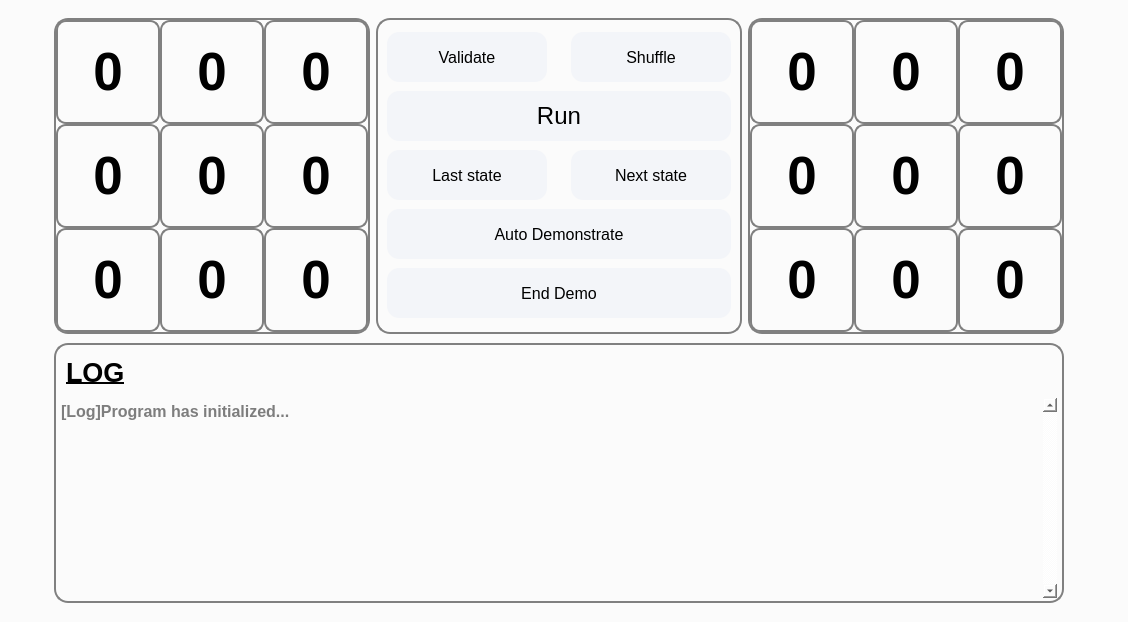
<?xml version="1.0" encoding="UTF-8"?>
<ui version="4.0">
 <class>MainWindow</class>
 <widget class="QMainWindow" name="MainWindow">
  <property name="geometry">
   <rect>
    <x>0</x>
    <y>0</y>
    <width>1128</width>
    <height>622</height>
   </rect>
  </property>
  <property name="maximumSize">
   <size>
    <width>1240</width>
    <height>622</height>
   </size>
  </property>
  <property name="windowTitle">
   <string>MainWindow</string>
  </property>
  <property name="styleSheet">
   <string notr="true">background: rgb(251,251,251)</string>
  </property>
  <widget class="QWidget" name="centralwidget">
   <property name="sizePolicy">
    <sizepolicy hsizetype="Preferred" vsizetype="Preferred">
     <horstretch>0</horstretch>
     <verstretch>0</verstretch>
    </sizepolicy>
   </property>
   <property name="minimumSize">
    <size>
     <width>0</width>
     <height>0</height>
    </size>
   </property>
   <property name="maximumSize">
    <size>
     <width>16777215</width>
     <height>1000</height>
    </size>
   </property>
   <property name="baseSize">
    <size>
     <width>0</width>
     <height>0</height>
    </size>
   </property>
   <property name="styleSheet">
    <string notr="true"/>
   </property>
   <layout class="QGridLayout" name="gridLayout_3">
    <item row="0" column="1">
     <widget class="QFrame" name="verticalFrame_4">
      <property name="minimumSize">
       <size>
        <width>1000</width>
        <height>600</height>
       </size>
      </property>
      <property name="maximumSize">
       <size>
        <width>1020</width>
        <height>16777215</height>
       </size>
      </property>
      <layout class="QVBoxLayout" name="verticalLayout">
       <property name="spacing">
        <number>0</number>
       </property>
       <property name="leftMargin">
        <number>0</number>
       </property>
       <property name="topMargin">
        <number>0</number>
       </property>
       <property name="rightMargin">
        <number>0</number>
       </property>
       <property name="bottomMargin">
        <number>10</number>
       </property>
       <item>
        <widget class="QFrame" name="frame">
         <property name="maximumSize">
          <size>
           <width>1010</width>
           <height>16777215</height>
          </size>
         </property>
         <layout class="QHBoxLayout" name="horizontalLayout_2">
          <property name="leftMargin">
           <number>0</number>
          </property>
          <property name="rightMargin">
           <number>0</number>
          </property>
          <item>
           <widget class="QFrame" name="puzzleStart">
            <property name="styleSheet">
             <string notr="true">QFrame
{
	max-height:312px;
	min-height:312px;
	max-width:312px;
	min-width:312px;
	border: 2px solid gray;
	border-radius:14px
}

QPushButton
{
	max-height:100px;
	min-height:100px;
	max-width:100px;
	min-width:100px;
	border: 2px solid gray;
	border-radius:10px

}</string>
            </property>
            <property name="frameShape">
             <enum>QFrame::StyledPanel</enum>
            </property>
            <property name="frameShadow">
             <enum>QFrame::Raised</enum>
            </property>
            <property name="lineWidth">
             <number>0</number>
            </property>
            <layout class="QGridLayout" name="gridLayout">
             <property name="leftMargin">
              <number>0</number>
             </property>
             <property name="topMargin">
              <number>0</number>
             </property>
             <property name="rightMargin">
              <number>0</number>
             </property>
             <property name="bottomMargin">
              <number>0</number>
             </property>
             <property name="spacing">
              <number>0</number>
             </property>
             <item row="1" column="1">
              <widget class="QBlock" name="block4">
               <property name="font">
                <font>
                 <pointsize>40</pointsize>
                 <bold>true</bold>
                </font>
               </property>
               <property name="cursor">
                <cursorShape>PointingHandCursor</cursorShape>
               </property>
               <property name="text">
                <string>0</string>
               </property>
               <property name="flat">
                <bool>false</bool>
               </property>
              </widget>
             </item>
             <item row="1" column="2">
              <widget class="QBlock" name="block5">
               <property name="font">
                <font>
                 <pointsize>40</pointsize>
                 <bold>true</bold>
                </font>
               </property>
               <property name="cursor">
                <cursorShape>PointingHandCursor</cursorShape>
               </property>
               <property name="text">
                <string>0</string>
               </property>
               <property name="flat">
                <bool>false</bool>
               </property>
              </widget>
             </item>
             <item row="2" column="1">
              <widget class="QBlock" name="block7">
               <property name="font">
                <font>
                 <pointsize>40</pointsize>
                 <bold>true</bold>
                </font>
               </property>
               <property name="cursor">
                <cursorShape>PointingHandCursor</cursorShape>
               </property>
               <property name="text">
                <string>0</string>
               </property>
               <property name="flat">
                <bool>false</bool>
               </property>
              </widget>
             </item>
             <item row="2" column="2">
              <widget class="QBlock" name="block8">
               <property name="font">
                <font>
                 <pointsize>40</pointsize>
                 <bold>true</bold>
                </font>
               </property>
               <property name="cursor">
                <cursorShape>PointingHandCursor</cursorShape>
               </property>
               <property name="text">
                <string>0</string>
               </property>
               <property name="flat">
                <bool>false</bool>
               </property>
              </widget>
             </item>
             <item row="1" column="0">
              <widget class="QBlock" name="block3">
               <property name="font">
                <font>
                 <pointsize>40</pointsize>
                 <bold>true</bold>
                </font>
               </property>
               <property name="cursor">
                <cursorShape>PointingHandCursor</cursorShape>
               </property>
               <property name="text">
                <string>0</string>
               </property>
               <property name="flat">
                <bool>false</bool>
               </property>
              </widget>
             </item>
             <item row="0" column="0">
              <widget class="QBlock" name="block0">
               <property name="font">
                <font>
                 <pointsize>40</pointsize>
                 <bold>true</bold>
                </font>
               </property>
               <property name="cursor">
                <cursorShape>PointingHandCursor</cursorShape>
               </property>
               <property name="text">
                <string>0</string>
               </property>
               <property name="flat">
                <bool>false</bool>
               </property>
              </widget>
             </item>
             <item row="2" column="0">
              <widget class="QBlock" name="block6">
               <property name="font">
                <font>
                 <pointsize>40</pointsize>
                 <bold>true</bold>
                </font>
               </property>
               <property name="cursor">
                <cursorShape>PointingHandCursor</cursorShape>
               </property>
               <property name="text">
                <string>0</string>
               </property>
               <property name="flat">
                <bool>false</bool>
               </property>
              </widget>
             </item>
             <item row="0" column="1">
              <widget class="QBlock" name="block1">
               <property name="font">
                <font>
                 <pointsize>40</pointsize>
                 <bold>true</bold>
                </font>
               </property>
               <property name="cursor">
                <cursorShape>PointingHandCursor</cursorShape>
               </property>
               <property name="text">
                <string>0</string>
               </property>
               <property name="flat">
                <bool>false</bool>
               </property>
              </widget>
             </item>
             <item row="0" column="2">
              <widget class="QBlock" name="block2">
               <property name="font">
                <font>
                 <pointsize>40</pointsize>
                 <bold>true</bold>
                </font>
               </property>
               <property name="cursor">
                <cursorShape>PointingHandCursor</cursorShape>
               </property>
               <property name="text">
                <string>0</string>
               </property>
               <property name="flat">
                <bool>false</bool>
               </property>
              </widget>
             </item>
            </layout>
           </widget>
          </item>
          <item>
           <widget class="QFrame" name="verticalFrame_3">
            <property name="minimumSize">
             <size>
              <width>0</width>
              <height>316</height>
             </size>
            </property>
            <property name="maximumSize">
             <size>
              <width>390</width>
              <height>316</height>
             </size>
            </property>
            <property name="styleSheet">
             <string notr="true">QFrame
{
	border: 2px solid gray;
	border-radius:14px
}</string>
            </property>
            <layout class="QVBoxLayout" name="verticalLayout_3">
             <item>
              <layout class="QHBoxLayout" name="horizontalLayout" stretch="0,0,10">
               <property name="spacing">
                <number>0</number>
               </property>
               <property name="sizeConstraint">
                <enum>QLayout::SetMaximumSize</enum>
               </property>
               <item>
                <widget class="QPushButton" name="btnValidate">
                 <property name="maximumSize">
                  <size>
                   <width>160</width>
                   <height>50</height>
                  </size>
                 </property>
                 <property name="font">
                  <font>
                   <pointsize>12</pointsize>
                  </font>
                 </property>
                 <property name="cursor">
                  <cursorShape>PointingHandCursor</cursorShape>
                 </property>
                 <property name="styleSheet">
                  <string notr="true">QPushButton
{
	border: transparent;
	background-color: rgb(243, 245, 249);
	border-radius: 12px;
	max-width:160;
	min-width:160;
	max-height:50;
	min-height:50;
}
QPushButton:hover
{
	background-color: rgb(230, 230, 230);
}

</string>
                 </property>
                 <property name="text">
                  <string>Validate</string>
                 </property>
                </widget>
               </item>
               <item>
                <spacer name="horizontalSpacer">
                 <property name="orientation">
                  <enum>Qt::Horizontal</enum>
                 </property>
                 <property name="sizeHint" stdset="0">
                  <size>
                   <width>40</width>
                   <height>20</height>
                  </size>
                 </property>
                </spacer>
               </item>
               <item>
                <widget class="QPushButton" name="btnShuffle">
                 <property name="maximumSize">
                  <size>
                   <width>160</width>
                   <height>50</height>
                  </size>
                 </property>
                 <property name="font">
                  <font>
                   <pointsize>12</pointsize>
                   <bold>false</bold>
                  </font>
                 </property>
                 <property name="cursor">
                  <cursorShape>PointingHandCursor</cursorShape>
                 </property>
                 <property name="styleSheet">
                  <string notr="true">QPushButton
{
	border: transparent;
	background-color: rgb(243, 245, 249);
	border-radius: 12px;
	max-width:160;
	min-width:160;
	max-height:50;
	min-height:50;
}
QPushButton:hover
{
	background-color: rgb(230, 230, 230);
}

</string>
                 </property>
                 <property name="text">
                  <string>Shuffle</string>
                 </property>
                </widget>
               </item>
              </layout>
             </item>
             <item>
              <widget class="QPushButton" name="btnRun">
               <property name="enabled">
                <bool>true</bool>
               </property>
               <property name="font">
                <font>
                 <pointsize>18</pointsize>
                </font>
               </property>
               <property name="cursor">
                <cursorShape>PointingHandCursor</cursorShape>
               </property>
               <property name="styleSheet">
                <string notr="true">QPushButton
{
	border: transparent;
	background-color: rgb(243, 245, 249);
	border-radius: 12px;
	max-height:50;
	min-height:50;
}
QPushButton:hover
{
	background-color: rgb(230, 230, 230);
}

</string>
               </property>
               <property name="text">
                <string>Run</string>
               </property>
              </widget>
             </item>
             <item>
              <layout class="QHBoxLayout" name="horizontalLayout_3">
               <item>
                <widget class="QPushButton" name="btnLastState">
                 <property name="font">
                  <font>
                   <pointsize>12</pointsize>
                  </font>
                 </property>
                 <property name="cursor">
                  <cursorShape>PointingHandCursor</cursorShape>
                 </property>
                 <property name="styleSheet">
                  <string notr="true">QPushButton
{
	border: transparent;
	background-color: rgb(243, 245, 249);
	border-radius: 12px;
	max-width:160;
	min-width:160;
	max-height:50;
	min-height:50;
}
QPushButton:hover
{
	background-color: rgb(230, 230, 230);
}

</string>
                 </property>
                 <property name="text">
                  <string>Last state</string>
                 </property>
                </widget>
               </item>
               <item>
                <spacer name="horizontalSpacer_2">
                 <property name="orientation">
                  <enum>Qt::Horizontal</enum>
                 </property>
                 <property name="sizeHint" stdset="0">
                  <size>
                   <width>40</width>
                   <height>20</height>
                  </size>
                 </property>
                </spacer>
               </item>
               <item>
                <widget class="QPushButton" name="btnNextState">
                 <property name="font">
                  <font>
                   <pointsize>12</pointsize>
                  </font>
                 </property>
                 <property name="cursor">
                  <cursorShape>PointingHandCursor</cursorShape>
                 </property>
                 <property name="styleSheet">
                  <string notr="true">QPushButton
{
	border: transparent;
	background-color: rgb(243, 245, 249);
	border-radius: 12px;
	max-width:160;
	min-width:160;
	max-height:50;
	min-height:50;
}
QPushButton:hover
{
	background-color: rgb(230, 230, 230);
}

</string>
                 </property>
                 <property name="text">
                  <string>Next state</string>
                 </property>
                </widget>
               </item>
              </layout>
             </item>
             <item>
              <widget class="QPushButton" name="btnAutoDemo">
               <property name="font">
                <font>
                 <pointsize>12</pointsize>
                </font>
               </property>
               <property name="cursor">
                <cursorShape>PointingHandCursor</cursorShape>
               </property>
               <property name="styleSheet">
                <string notr="true">QPushButton
{
	border: transparent;
	background-color: rgb(243, 245, 249);
	border-radius: 12px;
	max-height:50;
	min-height:50;
}
QPushButton:hover
{
	background-color: rgb(230, 230, 230);
}

</string>
               </property>
               <property name="text">
                <string>Auto Demonstrate</string>
               </property>
              </widget>
             </item>
             <item>
              <widget class="QPushButton" name="btnEndDemo">
               <property name="font">
                <font>
                 <pointsize>12</pointsize>
                </font>
               </property>
               <property name="cursor">
                <cursorShape>PointingHandCursor</cursorShape>
               </property>
               <property name="focusPolicy">
                <enum>Qt::ClickFocus</enum>
               </property>
               <property name="styleSheet">
                <string notr="true">QPushButton
{
	border: transparent;
	background-color: rgb(243, 245, 249);
	border-radius: 12px;
	max-height:50;
	min-height:50;
}
QPushButton:hover
{
	background-color: rgb(230, 230, 230);
}

</string>
               </property>
               <property name="text">
                <string>End Demo</string>
               </property>
              </widget>
             </item>
            </layout>
           </widget>
          </item>
          <item>
           <widget class="QFrame" name="puzzleDestination">
            <property name="styleSheet">
             <string notr="true">QFrame
{
	max-height:312px;
	min-height:312px;
	max-width:312px;
	min-width:312px;
	border: 2px solid gray;
	border-radius:14px
}

QPushButton
{
	max-height:100px;
	min-height:100px;
	max-width:100px;
	min-width:100px;
	border: 2px solid gray;
	border-radius:10px

}</string>
            </property>
            <property name="frameShape">
             <enum>QFrame::StyledPanel</enum>
            </property>
            <property name="frameShadow">
             <enum>QFrame::Raised</enum>
            </property>
            <property name="lineWidth">
             <number>0</number>
            </property>
            <layout class="QGridLayout" name="gridLayout_2">
             <property name="leftMargin">
              <number>0</number>
             </property>
             <property name="topMargin">
              <number>0</number>
             </property>
             <property name="rightMargin">
              <number>0</number>
             </property>
             <property name="bottomMargin">
              <number>0</number>
             </property>
             <property name="spacing">
              <number>0</number>
             </property>
             <item row="2" column="0">
              <widget class="QBlock" name="block6_2">
               <property name="font">
                <font>
                 <pointsize>40</pointsize>
                 <bold>true</bold>
                </font>
               </property>
               <property name="cursor">
                <cursorShape>PointingHandCursor</cursorShape>
               </property>
               <property name="text">
                <string>0</string>
               </property>
               <property name="flat">
                <bool>false</bool>
               </property>
              </widget>
             </item>
             <item row="1" column="2">
              <widget class="QBlock" name="block5_2">
               <property name="font">
                <font>
                 <pointsize>40</pointsize>
                 <bold>true</bold>
                </font>
               </property>
               <property name="cursor">
                <cursorShape>PointingHandCursor</cursorShape>
               </property>
               <property name="text">
                <string>0</string>
               </property>
               <property name="flat">
                <bool>false</bool>
               </property>
              </widget>
             </item>
             <item row="2" column="2">
              <widget class="QBlock" name="block8_2">
               <property name="font">
                <font>
                 <pointsize>40</pointsize>
                 <bold>true</bold>
                </font>
               </property>
               <property name="cursor">
                <cursorShape>PointingHandCursor</cursorShape>
               </property>
               <property name="text">
                <string>0</string>
               </property>
               <property name="flat">
                <bool>false</bool>
               </property>
              </widget>
             </item>
             <item row="0" column="0">
              <widget class="QBlock" name="block0_2">
               <property name="font">
                <font>
                 <pointsize>40</pointsize>
                 <bold>true</bold>
                </font>
               </property>
               <property name="cursor">
                <cursorShape>PointingHandCursor</cursorShape>
               </property>
               <property name="text">
                <string>0</string>
               </property>
               <property name="flat">
                <bool>false</bool>
               </property>
              </widget>
             </item>
             <item row="1" column="0">
              <widget class="QBlock" name="block3_2">
               <property name="font">
                <font>
                 <pointsize>40</pointsize>
                 <bold>true</bold>
                </font>
               </property>
               <property name="cursor">
                <cursorShape>PointingHandCursor</cursorShape>
               </property>
               <property name="text">
                <string>0</string>
               </property>
               <property name="flat">
                <bool>false</bool>
               </property>
              </widget>
             </item>
             <item row="2" column="1">
              <widget class="QBlock" name="block7_2">
               <property name="font">
                <font>
                 <pointsize>40</pointsize>
                 <bold>true</bold>
                </font>
               </property>
               <property name="cursor">
                <cursorShape>PointingHandCursor</cursorShape>
               </property>
               <property name="text">
                <string>0</string>
               </property>
               <property name="flat">
                <bool>false</bool>
               </property>
              </widget>
             </item>
             <item row="0" column="1">
              <widget class="QBlock" name="block1_2">
               <property name="font">
                <font>
                 <pointsize>40</pointsize>
                 <bold>true</bold>
                </font>
               </property>
               <property name="cursor">
                <cursorShape>PointingHandCursor</cursorShape>
               </property>
               <property name="text">
                <string>0</string>
               </property>
               <property name="flat">
                <bool>false</bool>
               </property>
              </widget>
             </item>
             <item row="0" column="2">
              <widget class="QBlock" name="block2_2">
               <property name="font">
                <font>
                 <pointsize>40</pointsize>
                 <bold>true</bold>
                </font>
               </property>
               <property name="cursor">
                <cursorShape>PointingHandCursor</cursorShape>
               </property>
               <property name="text">
                <string>0</string>
               </property>
               <property name="flat">
                <bool>false</bool>
               </property>
              </widget>
             </item>
             <item row="1" column="1">
              <widget class="QBlock" name="block4_2">
               <property name="font">
                <font>
                 <pointsize>40</pointsize>
                 <bold>true</bold>
                </font>
               </property>
               <property name="cursor">
                <cursorShape>PointingHandCursor</cursorShape>
               </property>
               <property name="text">
                <string>0</string>
               </property>
               <property name="flat">
                <bool>false</bool>
               </property>
              </widget>
             </item>
            </layout>
           </widget>
          </item>
         </layout>
        </widget>
       </item>
       <item>
        <widget class="QFrame" name="frame">
         <property name="maximumSize">
          <size>
           <width>1010</width>
           <height>16777215</height>
          </size>
         </property>
         <property name="styleSheet">
          <string notr="true">QFrame
{
	border: 2px solid gray;
	border-radius:14px
}</string>
         </property>
         <layout class="QVBoxLayout" name="verticalLayout_2" stretch="0,0">
          <property name="spacing">
           <number>0</number>
          </property>
          <property name="sizeConstraint">
           <enum>QLayout::SetMinimumSize</enum>
          </property>
          <property name="leftMargin">
           <number>1</number>
          </property>
          <property name="topMargin">
           <number>1</number>
          </property>
          <property name="rightMargin">
           <number>0</number>
          </property>
          <property name="bottomMargin">
           <number>1</number>
          </property>
          <item>
           <widget class="QLabel" name="label_2">
            <property name="maximumSize">
             <size>
              <width>100</width>
              <height>50</height>
             </size>
            </property>
            <property name="palette">
             <palette>
              <active>
               <colorrole role="Button">
                <brush brushstyle="SolidPattern">
                 <color alpha="0">
                  <red>0</red>
                  <green>0</green>
                  <blue>0</blue>
                 </color>
                </brush>
               </colorrole>
               <colorrole role="Base">
                <brush brushstyle="SolidPattern">
                 <color alpha="0">
                  <red>0</red>
                  <green>0</green>
                  <blue>0</blue>
                 </color>
                </brush>
               </colorrole>
               <colorrole role="Window">
                <brush brushstyle="SolidPattern">
                 <color alpha="0">
                  <red>0</red>
                  <green>0</green>
                  <blue>0</blue>
                 </color>
                </brush>
               </colorrole>
              </active>
              <inactive>
               <colorrole role="Button">
                <brush brushstyle="SolidPattern">
                 <color alpha="0">
                  <red>0</red>
                  <green>0</green>
                  <blue>0</blue>
                 </color>
                </brush>
               </colorrole>
               <colorrole role="Base">
                <brush brushstyle="SolidPattern">
                 <color alpha="0">
                  <red>0</red>
                  <green>0</green>
                  <blue>0</blue>
                 </color>
                </brush>
               </colorrole>
               <colorrole role="Window">
                <brush brushstyle="SolidPattern">
                 <color alpha="0">
                  <red>0</red>
                  <green>0</green>
                  <blue>0</blue>
                 </color>
                </brush>
               </colorrole>
              </inactive>
              <disabled>
               <colorrole role="Button">
                <brush brushstyle="SolidPattern">
                 <color alpha="0">
                  <red>0</red>
                  <green>0</green>
                  <blue>0</blue>
                 </color>
                </brush>
               </colorrole>
               <colorrole role="Base">
                <brush brushstyle="SolidPattern">
                 <color alpha="0">
                  <red>0</red>
                  <green>0</green>
                  <blue>0</blue>
                 </color>
                </brush>
               </colorrole>
               <colorrole role="Window">
                <brush brushstyle="SolidPattern">
                 <color alpha="0">
                  <red>0</red>
                  <green>0</green>
                  <blue>0</blue>
                 </color>
                </brush>
               </colorrole>
              </disabled>
             </palette>
            </property>
            <property name="font">
             <font>
              <pointsize>20</pointsize>
              <bold>true</bold>
              <underline>true</underline>
              <strikeout>false</strikeout>
              <stylestrategy>PreferAntialias</stylestrategy>
              <kerning>false</kerning>
             </font>
            </property>
            <property name="styleSheet">
             <string notr="true">background:transparent;
border-color: transparent</string>
            </property>
            <property name="frameShadow">
             <enum>QFrame::Sunken</enum>
            </property>
            <property name="lineWidth">
             <number>3</number>
            </property>
            <property name="text">
             <string>LOG</string>
            </property>
            <property name="margin">
             <number>0</number>
            </property>
           </widget>
          </item>
          <item>
           <widget class="QTextEdit" name="logOutput">
            <property name="minimumSize">
             <size>
              <width>200</width>
              <height>200</height>
             </size>
            </property>
            <property name="maximumSize">
             <size>
              <width>1000</width>
              <height>200</height>
             </size>
            </property>
            <property name="font">
             <font>
              <pointsize>12</pointsize>
              <bold>true</bold>
             </font>
            </property>
            <property name="mouseTracking">
             <bool>false</bool>
            </property>
            <property name="autoFillBackground">
             <bool>false</bool>
            </property>
            <property name="styleSheet">
             <string notr="true">background: transparent;
border: transparent;
</string>
            </property>
            <property name="frameShadow">
             <enum>QFrame::Plain</enum>
            </property>
            <property name="verticalScrollBarPolicy">
             <enum>Qt::ScrollBarAlwaysOn</enum>
            </property>
            <property name="horizontalScrollBarPolicy">
             <enum>Qt::ScrollBarAlwaysOff</enum>
            </property>
            <property name="sizeAdjustPolicy">
             <enum>QAbstractScrollArea::AdjustToContentsOnFirstShow</enum>
            </property>
            <property name="tabChangesFocus">
             <bool>true</bool>
            </property>
            <property name="readOnly">
             <bool>true</bool>
            </property>
            <property name="markdown">
             <string/>
            </property>
            <property name="html">
             <string>&lt;!DOCTYPE HTML PUBLIC &quot;-//W3C//DTD HTML 4.0//EN&quot; &quot;http://www.w3.org/TR/REC-html40/strict.dtd&quot;&gt;
&lt;html&gt;&lt;head&gt;&lt;meta name=&quot;qrichtext&quot; content=&quot;1&quot; /&gt;&lt;meta charset=&quot;utf-8&quot; /&gt;&lt;style type=&quot;text/css&quot;&gt;
p, li { white-space: pre-wrap; }
&lt;/style&gt;&lt;/head&gt;&lt;body style=&quot; font-family:'Segoe UI'; font-size:12pt; font-weight:700; font-style:normal;&quot;&gt;
&lt;p style=&quot;-qt-paragraph-type:empty; margin-top:0px; margin-bottom:0px; margin-left:0px; margin-right:0px; -qt-block-indent:0; text-indent:0px; font-family:'Courier';&quot;&gt;&lt;br /&gt;&lt;/p&gt;&lt;/body&gt;&lt;/html&gt;</string>
            </property>
            <property name="placeholderText">
             <string>[Log]Program has initialized... </string>
            </property>
           </widget>
          </item>
         </layout>
        </widget>
       </item>
      </layout>
     </widget>
    </item>
   </layout>
  </widget>
 </widget>
 <customwidgets>
  <customwidget>
   <class>QBlock</class>
   <extends>QPushButton</extends>
   <header>qblock.h</header>
  </customwidget>
 </customwidgets>
 <resources/>
 <connections/>
</ui>
